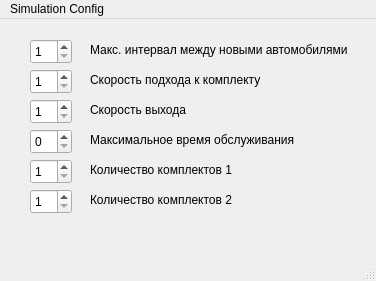
<?xml version="1.0" encoding="UTF-8"?>
<ui version="4.0">
 <class>MainWindow</class>
 <widget class="QMainWindow" name="MainWindow">
  <property name="geometry">
   <rect>
    <x>0</x>
    <y>0</y>
    <width>376</width>
    <height>281</height>
   </rect>
  </property>
  <property name="windowTitle">
   <string>MainWindow</string>
  </property>
  <widget class="QWidget" name="centralwidget">
   <widget class="QLabel" name="label_2">
    <property name="geometry">
     <rect>
      <x>90</x>
      <y>50</y>
      <width>211</width>
      <height>21</height>
     </rect>
    </property>
    <property name="text">
     <string>Скорость подхода к комплекту</string>
    </property>
   </widget>
   <widget class="QLabel" name="label_3">
    <property name="geometry">
     <rect>
      <x>90</x>
      <y>80</y>
      <width>141</width>
      <height>21</height>
     </rect>
    </property>
    <property name="text">
     <string>Скорость выхода</string>
    </property>
   </widget>
   <widget class="QLabel" name="label_4">
    <property name="geometry">
     <rect>
      <x>90</x>
      <y>110</y>
      <width>221</width>
      <height>21</height>
     </rect>
    </property>
    <property name="text">
     <string>Максимальное время обслуживания</string>
    </property>
   </widget>
   <widget class="QSpinBox" name="spinBox_2">
    <property name="geometry">
     <rect>
      <x>30</x>
      <y>50</y>
      <width>42</width>
      <height>25</height>
     </rect>
    </property>
    <property name="minimum">
     <number>1</number>
    </property>
    <property name="maximum">
     <number>20</number>
    </property>
   </widget>
   <widget class="QSpinBox" name="spinBox_3">
    <property name="geometry">
     <rect>
      <x>30</x>
      <y>80</y>
      <width>42</width>
      <height>25</height>
     </rect>
    </property>
    <property name="minimum">
     <number>1</number>
    </property>
    <property name="maximum">
     <number>20</number>
    </property>
   </widget>
   <widget class="QSpinBox" name="spinBox_4">
    <property name="geometry">
     <rect>
      <x>30</x>
      <y>110</y>
      <width>42</width>
      <height>25</height>
     </rect>
    </property>
    <property name="maximum">
     <number>20</number>
    </property>
   </widget>
   <widget class="QSpinBox" name="spinBox_7">
    <property name="geometry">
     <rect>
      <x>30</x>
      <y>140</y>
      <width>42</width>
      <height>25</height>
     </rect>
    </property>
    <property name="minimum">
     <number>1</number>
    </property>
    <property name="maximum">
     <number>5</number>
    </property>
   </widget>
   <widget class="QLabel" name="label_7">
    <property name="geometry">
     <rect>
      <x>90</x>
      <y>140</y>
      <width>201</width>
      <height>21</height>
     </rect>
    </property>
    <property name="text">
     <string>Количество комплектов 1</string>
    </property>
   </widget>
   <widget class="QSpinBox" name="spinBox_8">
    <property name="geometry">
     <rect>
      <x>30</x>
      <y>20</y>
      <width>42</width>
      <height>25</height>
     </rect>
    </property>
    <property name="minimum">
     <number>1</number>
    </property>
    <property name="maximum">
     <number>30</number>
    </property>
   </widget>
   <widget class="QLabel" name="label_9">
    <property name="geometry">
     <rect>
      <x>90</x>
      <y>20</y>
      <width>261</width>
      <height>21</height>
     </rect>
    </property>
    <property name="text">
     <string>Макс. интервал между новыми автомобилями</string>
    </property>
   </widget>
   <widget class="QLabel" name="label_8">
    <property name="geometry">
     <rect>
      <x>90</x>
      <y>170</y>
      <width>201</width>
      <height>21</height>
     </rect>
    </property>
    <property name="text">
     <string>Количество комплектов 2</string>
    </property>
   </widget>
   <widget class="QSpinBox" name="spinBox_9">
    <property name="geometry">
     <rect>
      <x>30</x>
      <y>170</y>
      <width>42</width>
      <height>25</height>
     </rect>
    </property>
    <property name="minimum">
     <number>1</number>
    </property>
    <property name="maximum">
     <number>5</number>
    </property>
   </widget>
  </widget>
  <widget class="QMenuBar" name="menubar">
   <property name="geometry">
    <rect>
     <x>0</x>
     <y>0</y>
     <width>376</width>
     <height>21</height>
    </rect>
   </property>
   <widget class="QMenu" name="menusad">
    <property name="title">
     <string>Simulation Config</string>
    </property>
   </widget>
   <addaction name="menusad"/>
  </widget>
  <widget class="QStatusBar" name="statusbar"/>
 </widget>
 <resources/>
 <connections/>
</ui>
